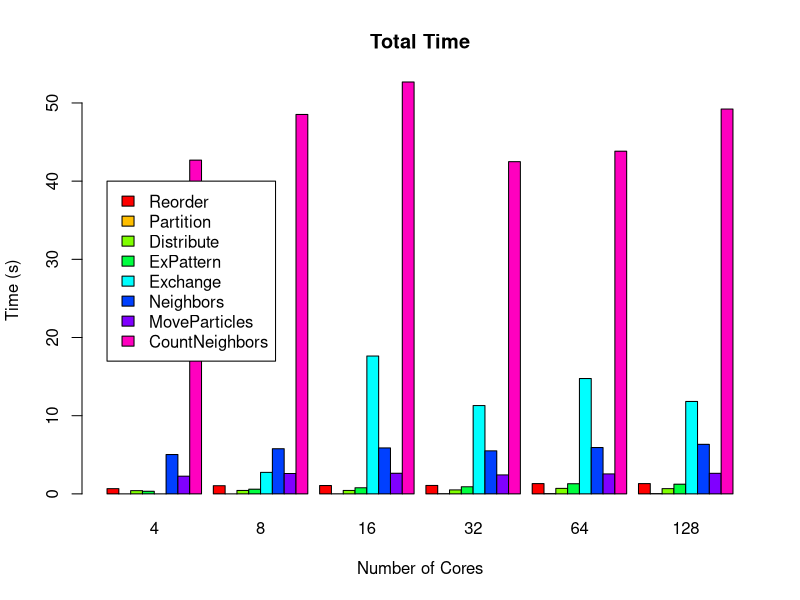
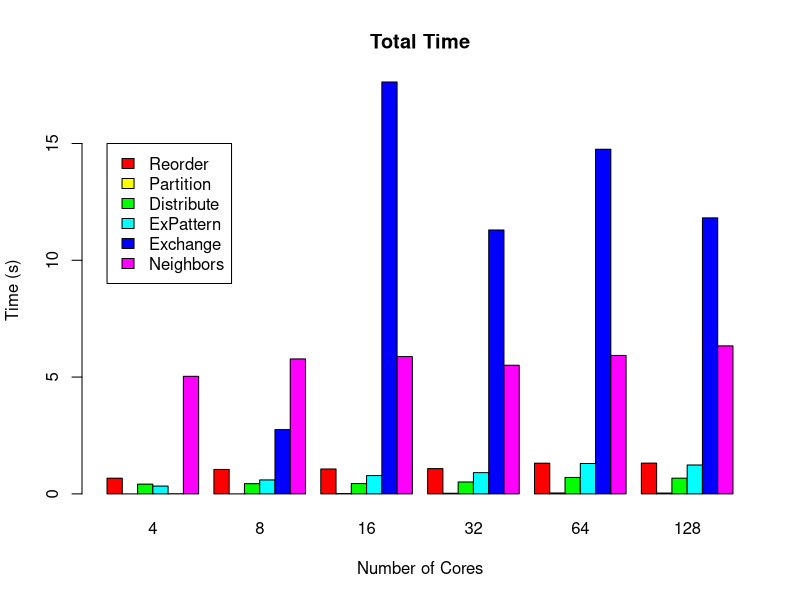

R code for these plots, in order:
#! /usr/bin/env Rscript

data <- read.csv('randomMpi4Time.csv', row.names='Cores')
x <- data
png('randomMpi4TimeAll.png')
barplot(t(as.matrix(x)), beside=T, col=rainbow(ncol(x)),
        main='Total Time',
        xlab='Number of Cores',
        ylab='Time (s)')
legend(1, 40, names(x), fill=rainbow(ncol(x)))
dev.off()

## Keep only repairing costs.
x <- data
x['MoveParticles'] <- NULL
x['CountNeighbors'] <- NULL

png('randomMpi4TimeRepair.png')
barplot(t(as.matrix(x)), beside=T, col=rainbow(ncol(x)),
        main='Total Time',
        xlab='Number of Cores',
        ylab='Time (s)')
legend(1, 15, names(x), fill=rainbow(ncol(x)))
dev.off()

